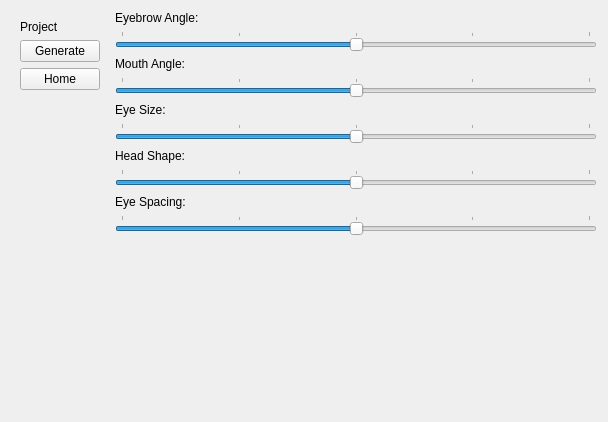
<?xml version="1.0" encoding="UTF-8"?>
<ui version="4.0">
 <class>Form</class>
 <widget class="QWidget" name="Form">
  <property name="geometry">
   <rect>
    <x>0</x>
    <y>0</y>
    <width>608</width>
    <height>422</height>
   </rect>
  </property>
  <property name="windowTitle">
   <string>Form</string>
  </property>
  <layout class="QGridLayout" name="gridLayout">
   <item row="0" column="0">
    <widget class="QWidget" name="NavPane" native="true">
     <layout class="QVBoxLayout" name="verticalLayout">
      <item>
       <widget class="QLabel" name="assinmentlabel">
        <property name="text">
         <string>Project</string>
        </property>
       </widget>
      </item>
      <item>
       <widget class="QPushButton" name="runBtn">
        <property name="text">
         <string>Generate</string>
        </property>
       </widget>
      </item>
      <item>
       <widget class="QPushButton" name="homeBtn">
        <property name="text">
         <string>Home</string>
        </property>
       </widget>
      </item>
      <item>
       <spacer name="navSpacer">
        <property name="orientation">
         <enum>Qt::Vertical</enum>
        </property>
        <property name="sizeHint" stdset="0">
         <size>
          <width>20</width>
          <height>40</height>
         </size>
        </property>
       </spacer>
      </item>
     </layout>
    </widget>
   </item>
   <item row="0" column="1">
    <layout class="QVBoxLayout" name="SliderPane">
     <item>
      <widget class="QLabel" name="eyebrowAngleTag">
       <property name="text">
        <string>Eyebrow Angle:</string>
       </property>
      </widget>
     </item>
     <item>
      <widget class="QSlider" name="eyebrowAngleSlider">
       <property name="sizePolicy">
        <sizepolicy hsizetype="Expanding" vsizetype="Fixed">
         <horstretch>0</horstretch>
         <verstretch>0</verstretch>
        </sizepolicy>
       </property>
       <property name="minimum">
        <number>-100</number>
       </property>
       <property name="maximum">
        <number>100</number>
       </property>
       <property name="orientation">
        <enum>Qt::Horizontal</enum>
       </property>
       <property name="tickPosition">
        <enum>QSlider::TicksAbove</enum>
       </property>
       <property name="tickInterval">
        <number>50</number>
       </property>
      </widget>
     </item>
     <item>
      <widget class="QLabel" name="mouthSizeTag">
       <property name="text">
        <string>Mouth Angle:</string>
       </property>
      </widget>
     </item>
     <item>
      <widget class="QSlider" name="mouthAngleSlider">
       <property name="sizePolicy">
        <sizepolicy hsizetype="Expanding" vsizetype="Fixed">
         <horstretch>0</horstretch>
         <verstretch>0</verstretch>
        </sizepolicy>
       </property>
       <property name="minimum">
        <number>-100</number>
       </property>
       <property name="maximum">
        <number>100</number>
       </property>
       <property name="orientation">
        <enum>Qt::Horizontal</enum>
       </property>
       <property name="tickPosition">
        <enum>QSlider::TicksAbove</enum>
       </property>
       <property name="tickInterval">
        <number>50</number>
       </property>
      </widget>
     </item>
     <item>
      <widget class="QLabel" name="eyeSizeTag">
       <property name="text">
        <string>Eye Size:</string>
       </property>
      </widget>
     </item>
     <item>
      <widget class="QSlider" name="eyeSizeSlider">
       <property name="sizePolicy">
        <sizepolicy hsizetype="Expanding" vsizetype="Fixed">
         <horstretch>0</horstretch>
         <verstretch>0</verstretch>
        </sizepolicy>
       </property>
       <property name="minimum">
        <number>-100</number>
       </property>
       <property name="maximum">
        <number>100</number>
       </property>
       <property name="orientation">
        <enum>Qt::Horizontal</enum>
       </property>
       <property name="tickPosition">
        <enum>QSlider::TicksAbove</enum>
       </property>
       <property name="tickInterval">
        <number>50</number>
       </property>
      </widget>
     </item>
     <item>
      <widget class="QLabel" name="headShapeTag">
       <property name="text">
        <string>Head Shape:</string>
       </property>
      </widget>
     </item>
     <item>
      <widget class="QSlider" name="headShapeSlider">
       <property name="sizePolicy">
        <sizepolicy hsizetype="Expanding" vsizetype="Fixed">
         <horstretch>0</horstretch>
         <verstretch>0</verstretch>
        </sizepolicy>
       </property>
       <property name="minimum">
        <number>-100</number>
       </property>
       <property name="maximum">
        <number>100</number>
       </property>
       <property name="orientation">
        <enum>Qt::Horizontal</enum>
       </property>
       <property name="tickPosition">
        <enum>QSlider::TicksAbove</enum>
       </property>
       <property name="tickInterval">
        <number>50</number>
       </property>
      </widget>
     </item>
     <item>
      <widget class="QLabel" name="eyeSpacingTag">
       <property name="text">
        <string>Eye Spacing:</string>
       </property>
      </widget>
     </item>
     <item>
      <widget class="QSlider" name="eyeSpacingSlider">
       <property name="sizePolicy">
        <sizepolicy hsizetype="Expanding" vsizetype="Fixed">
         <horstretch>0</horstretch>
         <verstretch>0</verstretch>
        </sizepolicy>
       </property>
       <property name="minimum">
        <number>-100</number>
       </property>
       <property name="maximum">
        <number>100</number>
       </property>
       <property name="orientation">
        <enum>Qt::Horizontal</enum>
       </property>
       <property name="tickPosition">
        <enum>QSlider::TicksAbove</enum>
       </property>
       <property name="tickInterval">
        <number>50</number>
       </property>
      </widget>
     </item>
     <item>
      <spacer name="sliderSpacer">
       <property name="orientation">
        <enum>Qt::Vertical</enum>
       </property>
       <property name="sizeHint" stdset="0">
        <size>
         <width>20</width>
         <height>40</height>
        </size>
       </property>
      </spacer>
     </item>
    </layout>
   </item>
  </layout>
 </widget>
 <resources/>
 <connections/>
</ui>
